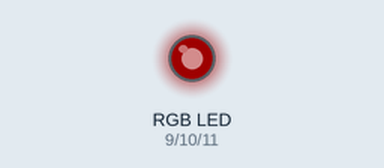
Recording of a program running on a simulated Arduino Uno, built with avr-gcc and run on an emulated ATmega328P. On the bench: an RGB LED mixed from three pins (HIGH = lit). Dim RGB values are drawn brighter than linear.

Above: at 0.05 s.
At 0.2 s:
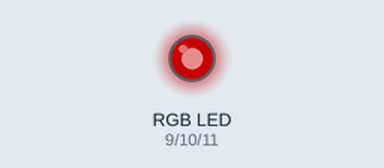
At 0.35 s:
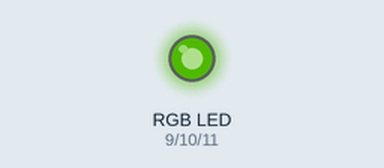
At 0.65 s:
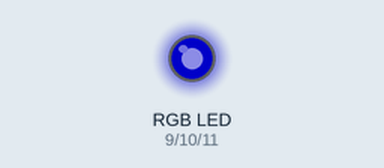
Timing chart, 0 to 3.0 s (numbered marks = the images above):
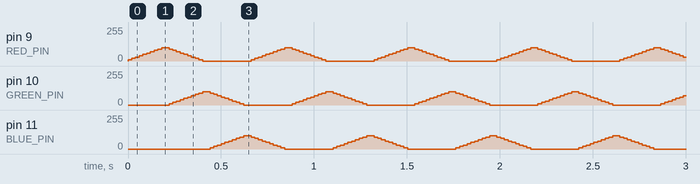

The program:

main.cpp
```cpp
// Load in our dependencies
#include "Arduino.h"

// Define our structures
struct color_t {
  char red;
  char green;
  char blue;
};

// Define our constants
// DEV: We use pins 9-11 as they're all PWM
// DEV: We use JS-similar syntax for structs (not sure how wide-spread support is)
//   http://stackoverflow.com/a/19691081
int RED_PIN = 9;
int GREEN_PIN = 10;
int BLUE_PIN = 11;
color_t COLOR_ARRAY[] = {
  {red: 100, green: 0, blue: 0}, // Red
  {red: 0, green: 100, blue: 0}, // Green
  {red: 0, green: 0, blue: 100}, // Blue
};
int COLOR_ARRAY_LENGTH = sizeof(COLOR_ARRAY)/sizeof(*COLOR_ARRAY);
int STEP_COLOR_DISTANCE = 10; // Only move by 10 pixels at a time (e.g. 245 -> 255)
int STEP_DURATION = 20; // ms

// Define our helpers
void colorWrite(color_t color) {
  // Output our individual colors directly to their pins
  analogWrite(RED_PIN, color.red);
  analogWrite(GREEN_PIN, color.green);
  analogWrite(BLUE_PIN, color.blue);
}

// Define our main logic
int target_index = 0;
color_t current_color {red: 0, green: 0, blue: 0};
void setup()
{
  // Configure our pins
  pinMode(RED_PIN, OUTPUT);
  pinMode(GREEN_PIN, OUTPUT);
  pinMode(BLUE_PIN, OUTPUT);
}

void loop()
{
  // If we are matching our target color, then move to the next target
  color_t target_color = COLOR_ARRAY[target_index];
  if (current_color.red == target_color.red &&
      current_color.green == target_color.green &&
      current_color.blue == target_color.blue) {
    target_index = (target_index + 1) % COLOR_ARRAY_LENGTH;
  }

  // Move closer to our target colors
  if (current_color.red < target_color.red) {
    current_color.red = min(current_color.red + STEP_COLOR_DISTANCE, target_color.red);
  } else if (current_color.red > target_color.red) {
    current_color.red = max(current_color.red - STEP_COLOR_DISTANCE, target_color.red);
  }
  if (current_color.green < target_color.green) {
    current_color.green = min(current_color.green + STEP_COLOR_DISTANCE, target_color.green);
  } else if (current_color.green > target_color.green) {
    current_color.green = max(current_color.green - STEP_COLOR_DISTANCE, target_color.green);
  }
  if (current_color.blue < target_color.blue) {
    current_color.blue = min(current_color.blue + STEP_COLOR_DISTANCE, target_color.blue);
  } else if (current_color.blue > target_color.blue) {
    current_color.blue = max(current_color.blue - STEP_COLOR_DISTANCE, target_color.blue);
  }

  // Output our updated color and wait
  colorWrite(current_color);
  delay(STEP_DURATION);
}
```
